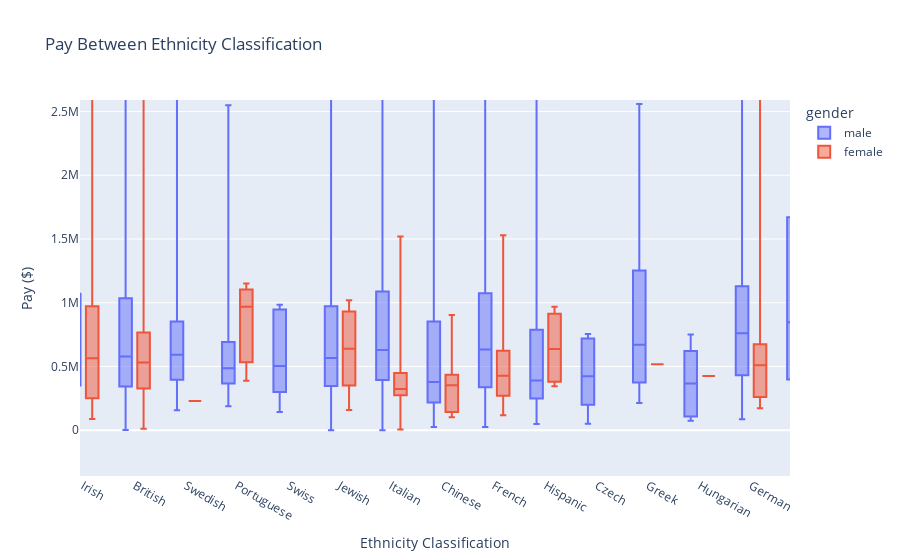

The cell this chart's notebook holds for it:
### Code cell
#INTERACTIVE BOXPLOT of pay between Executives - Ethnicity
fig = px.box( final_df2[(final_df2['gender'] == 'male') | (final_df2['gender'] == 'female') ],
             x="ethnicity", y="pay", color = 'gender', points = False, 
             height = 700, 
             title = 'Pay Between Ethnicity Classification')
fig.update_layout(yaxis_title= 'Pay ($)',
                xaxis_title= 'Ethnicity Classification')
fig.show()

### Figure 1 — Plotly figure (JSON) as saved in the notebook; plotly's stock layout.template omitted (floating-point values rounded to 4 significant figures; data arrays with more than 128 entries replaced by an {"elided": "..."} marker saying what was removed)
{"data": [{"alignmentgroup": "True", "boxpoints": false, "hovertemplate": "gender=male<br>ethnicity=%{x}<br>pay=%{y}<extra></extra>", "legendgroup": "male", "marker": {"color": "#636efa"}, "name": "male", "notched": false, "offsetgroup": "male", "orientation": "v", "showlegend": true, "type": "box", "x": {"elided": "3022 str values"}, "x0": " ", "xaxis": "x", "y": {"elided": "3022 int values"}, "y0": " ", "yaxis": "y"}, {"alignmentgroup": "True", "boxpoints": false, "hovertemplate": "gender=female<br>ethnicity=%{x}<br>pay=%{y}<extra></extra>", "legendgroup": "female", "marker": {"color": "#EF553B"}, "name": "female", "notched": false, "offsetgroup": "female", "orientation": "v", "showlegend": true, "type": "box", "x": {"elided": "729 str values"}, "x0": " ", "xaxis": "x", "y": {"elided": "729 int values"}, "y0": " ", "yaxis": "y"}], "layout": {"autosize": true, "boxmode": "group", "legend": {"title": {"text": "gender"}, "tracegroupgap": 0}, "title": {"text": "Pay Between Ethnicity Classification"}, "xaxis": {"anchor": "y", "autorange": false, "domain": [0, 1], "range": [-0.06262, 13.76], "title": {"text": "Ethnicity Classification"}, "type": "category"}, "yaxis": {"anchor": "x", "autorange": false, "domain": [0, 1], "range": [-359100.0, 2590000.0], "title": {"text": "Pay ($)"}, "type": "linear"}}}
